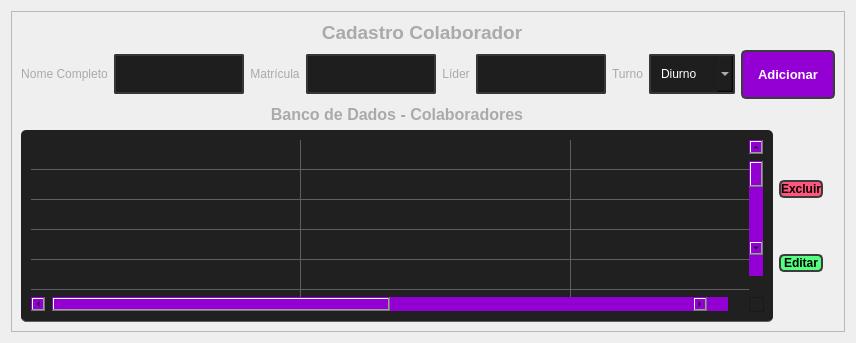
            <widget class="QWidget" name="page_2">
             <layout class="QVBoxLayout" name="verticalLayout_6">
              <item>
               <widget class="QFrame" name="frame">
                <property name="frameShape">
                 <enum>QFrame::StyledPanel</enum>
                </property>
                <property name="frameShadow">
                 <enum>QFrame::Raised</enum>
                </property>
                <layout class="QGridLayout" name="gridLayout_4">
                 <item row="0" column="0" colspan="2">
                  <widget class="QLabel" name="version_5">
                   <property name="text">
                    <string>&lt;html&gt;&lt;head/&gt;&lt;body&gt;&lt;p align=&quot;center&quot;&gt;&lt;span style=&quot; font-size:14pt; font-weight:600; color:#aaaaaa;&quot;&gt;Cadastro Colaborador&lt;/span&gt;&lt;/p&gt;&lt;/body&gt;&lt;/html&gt;</string>
                   </property>
                   <property name="alignment">
                    <set>Qt::AlignRight|Qt::AlignTrailing|Qt::AlignVCenter</set>
                   </property>
                  </widget>
                 </item>
                 <item row="3" column="0" rowspan="2">
                  <widget class="QTableWidget" name="table_colaboradores">
                   <property name="enabled">
                    <bool>true</bool>
                   </property>
                   <property name="styleSheet">
                    <string notr="true">QTableWidget {	
	background-color: rgb(32, 32, 32);
	padding: 10px;
	border-radius: 5px;
	gridline-color: rgb(95, 95, 95);
	border-bottom: 1px solid rgb(95, 95, 95);
	color:rgb(255,255,255)

}
QTableWidget::item{
	border-color: rgb(95, 95, 95);
	padding-left: 5px;
	padding-right: 5px;
	gridline-color: rgb(95, 95, 95);
}
QTableWidget::item:selected{
	background-color: rgb(153, 51, 153);
}
QScrollBar:horizontal {
    border: none;
    background:  rgb(148, 0, 211);
    height: 14px;
    margin: 0px 21px 0 21px;
	border-radius: 0px;
}
 QScrollBar:vertical {
	border: none;
    background: rgb(148, 0, 211);
    width: 10px;
    margin: 11px 0 11px 0;
	border-radius: 0px;
 }

QHeaderView::section:horizontal
{
    border: 2px solid rgb(200,162, 211);
	background-color: rgb(148, 0, 211);
	color: rgb(255,255,255);
	padding: 3px;
	border-top-left-radius: 7px;
    border-top-right-radius: 7px;
}
QHeaderView::section:vertical
{
    border: 1px solid rgb(95, 95, 95);
	background-color: rgb(32, 32, 32);
	color:rgb(148,0,211);

} QScrollBar:vertical {
	border: none;
    background: rgb(148, 0, 211);
    width: 14px;
    margin: 21px 0 21px 0;
	border-radius: 0px;

 }

QScrollBar:horizontall {
	border: none;
    background: rgb(148, 0, 211);
    width: 14px;
    margin: 21px 0 21px 0;
	border-radius: 0px;
 }
</string>
                   </property>
                   <property name="lineWidth">
                    <number>1</number>
                   </property>
                   <property name="autoScrollMargin">
                    <number>16</number>
                   </property>
                   <property name="rowCount">
                    <number>100</number>
                   </property>
                   <attribute name="horizontalHeaderVisible">
                    <bool>false</bool>
                   </attribute>
                   <attribute name="horizontalHeaderCascadingSectionResizes">
                    <bool>false</bool>
                   </attribute>
                   <attribute name="horizontalHeaderDefaultSectionSize">
                    <number>270</number>
                   </attribute>
                   <attribute name="horizontalHeaderHighlightSections">
                    <bool>true</bool>
                   </attribute>
                   <attribute name="horizontalHeaderMinimumSectionSize">
                    <number>39</number>
                   </attribute>
                   <attribute name="horizontalHeaderShowSortIndicator" stdset="0">
                    <bool>false</bool>
                   </attribute>
                   <attribute name="horizontalHeaderStretchLastSection">
                    <bool>false</bool>
                   </attribute>
                   <attribute name="verticalHeaderVisible">
                    <bool>false</bool>
                   </attribute>
                   <attribute name="verticalHeaderCascadingSectionResizes">
                    <bool>false</bool>
                   </attribute>
                   <attribute name="verticalHeaderHighlightSections">
                    <bool>true</bool>
                   </attribute>
                   <row>
                    <property name="text">
                     <string>New Row</string>
                    </property>
                   </row>
                   <row>
                    <property name="text">
                     <string>New Row</string>
                    </property>
                   </row>
                   <row>
                    <property name="text">
                     <string>New Row</string>
                    </property>
                   </row>
                   <row>
                    <property name="text">
                     <string>New Row</string>
                    </property>
                   </row>
                   <row>
                    <property name="text">
                     <string>New Row</string>
                    </property>
                   </row>
                   <row>
                    <property name="text">
                     <string>New Row</string>
                    </property>
                   </row>
                   <row>
                    <property name="text">
                     <string>New Row</string>
                    </property>
                   </row>
                   <row>
                    <property name="text">
                     <string>New Row</string>
                    </property>
                   </row>
                   <row>
                    <property name="text">
                     <string>New Row</string>
                    </property>
                   </row>
                   <row>
                    <property name="text">
                     <string>New Row</string>
                    </property>
                   </row>
                   <row>
                    <property name="text">
                     <string>New Row</string>
                    </property>
                   </row>
                   <row>
                    <property name="text">
                     <string>New Row</string>
                    </property>
                   </row>
                   <row>
                    <property name="text">
                     <string>New Row</string>
                    </property>
                   </row>
                   <row/>
                   <row/>
                   <row/>
                   <row/>
                   <row/>
                   <row/>
                   <row/>
                   <row/>
                   <row/>
                   <row/>
                   <row/>
                   <row/>
                   <row/>
                   <row/>
                   <row/>
                   <row/>
                   <row/>
                   <row/>
                   <row/>
                   <row/>
                   <row/>
                   <row/>
                   <row/>
                   <row/>
                   <row/>
                   <row/>
                   <row/>
                   <row/>
                   <row/>
                   <row/>
                   <row/>
                   <row/>
                   <row/>
                   <row/>
                   <row/>
                   <row/>
                   <row/>
                   <row/>
                   <row/>
                   <row/>
                   <row/>
                   <row/>
                   <row/>
                   <row/>
                   <row/>
                   <row/>
                   <row/>
                   <row/>
                   <row/>
                   <row/>
                   <row/>
                   <row/>
                   <row/>
                   <row/>
                   <row/>
                   <row/>
                   <row/>
                   <row/>
                   <row/>
                   <row/>
                   <row/>
                   <row/>
                   <row/>
                   <row/>
                   <row/>
                   <row/>
                   <row/>
                   <row/>
                   <row/>
                   <row/>
                   <row/>
                   <row/>
                   <row/>
                   <row/>
                   <row/>
                   <row/>
                   <row/>
                   <row/>
                   <row/>
                   <row/>
                   <row/>
                   <row/>
                   <row/>
                   <row/>
                   <row/>
                   <row/>
                   <row/>
                   <column>
                    <property name="text">
                     <string>Nome Completo</string>
                    </property>
                   </column>
                   <column>
                    <property name="text">
                     <string>Matrícula</string>
                    </property>
                   </column>
                   <column>
                    <property name="text">
                     <string>Líder</string>
                    </property>
                   </column>
                   <column>
                    <property name="text">
                     <string>Turno</string>
                    </property>
                   </column>
                  </widget>
                 </item>
                 <item row="1" column="0" colspan="4">
                  <layout class="QHBoxLayout" name="horizontalLayout_20">
                   <item>
                    <layout class="QHBoxLayout" name="horizontalLayout_16">
                     <item>
                      <widget class="QLabel" name="version_6">
                       <property name="text">
                        <string>&lt;html&gt;&lt;head/&gt;&lt;body&gt;&lt;p align=&quot;center&quot;&gt;&lt;span style=&quot; color:#aaaaaa;&quot;&gt;Nome Completo&lt;/span&gt;&lt;/p&gt;&lt;/body&gt;&lt;/html&gt;</string>
                       </property>
                       <property name="alignment">
                        <set>Qt::AlignRight|Qt::AlignTrailing|Qt::AlignVCenter</set>
                       </property>
                      </widget>
                     </item>
                     <item>
                      <widget class="QLineEdit" name="lineEdit_nome_colaborador">
                       <property name="styleSheet">
                        <string notr="true">QLineEdit {
	
	font: 75 10pt &quot;Segoe UI&quot;;
	border: 2px solid rgb(55, 55,55);
	border-radius: 2px;
	padding: 10px;
	background-color: rgb(30, 30, 30);	
	color: rgb(255, 255, 255);
}
QLineEdit:hover {
	border: 2px solid rgb(55, 55, 55);
}
QLineEdit:focus {
	border: 2px solid rgb(148, 0, 211);	
	color: rgb(148, 0, 211);
}
</string>
                       </property>
                      </widget>
                     </item>
                    </layout>
                   </item>
                   <item>
                    <layout class="QHBoxLayout" name="horizontalLayout_17">
                     <item>
                      <widget class="QLabel" name="version_7">
                       <property name="text">
                        <string>&lt;html&gt;&lt;head/&gt;&lt;body&gt;&lt;p align=&quot;center&quot;&gt;&lt;span style=&quot; color:#aaaaaa;&quot;&gt;Matrícula&lt;/span&gt;&lt;/p&gt;&lt;/body&gt;&lt;/html&gt;</string>
                       </property>
                       <property name="alignment">
                        <set>Qt::AlignRight|Qt::AlignTrailing|Qt::AlignVCenter</set>
                       </property>
                      </widget>
                     </item>
                     <item>
                      <widget class="QLineEdit" name="lineEdit_matricula_colaborador">
                       <property name="styleSheet">
                        <string notr="true">QLineEdit {
	
	font: 75 10pt &quot;Segoe UI&quot;;
	border: 2px solid rgb(55, 55,55);
	border-radius: 2px;
	padding: 10px;
	background-color: rgb(30, 30, 30);	
	color: rgb(255, 255, 255);
}
QLineEdit:hover {
	border: 2px solid rgb(55, 55, 55);
}
QLineEdit:focus {
	border: 2px solid rgb(148, 0, 211);	
	color: rgb(148, 0, 211);
}
</string>
                       </property>
                      </widget>
                     </item>
                    </layout>
                   </item>
                   <item>
                    <layout class="QHBoxLayout" name="horizontalLayout_19">
                     <item>
                      <widget class="QLabel" name="version_8">
                       <property name="text">
                        <string>&lt;html&gt;&lt;head/&gt;&lt;body&gt;&lt;p align=&quot;center&quot;&gt;&lt;span style=&quot; color:#aaaaaa;&quot;&gt;Líder&lt;/span&gt;&lt;/p&gt;&lt;/body&gt;&lt;/html&gt;</string>
                       </property>
                       <property name="alignment">
                        <set>Qt::AlignRight|Qt::AlignTrailing|Qt::AlignVCenter</set>
                       </property>
                      </widget>
                     </item>
                     <item>
                      <widget class="QLineEdit" name="lineEdit_lider_colaborador">
                       <property name="styleSheet">
                        <string notr="true">QLineEdit {
	
	font: 75 10pt &quot;Segoe UI&quot;;
	border: 2px solid rgb(55, 55,55);
	border-radius: 2px;
	padding: 10px;
	background-color: rgb(30, 30, 30);	
	color: rgb(255, 255, 255);
}
QLineEdit:hover {
	border: 2px solid rgb(55, 55, 55);
}
QLineEdit:focus {
	border: 2px solid rgb(148, 0, 211);	
	color: rgb(148, 0, 211);
}
</string>
                       </property>
                      </widget>
                     </item>
                    </layout>
                   </item>
                   <item>
                    <layout class="QHBoxLayout" name="horizontalLayout_18">
                     <item>
                      <widget class="QLabel" name="version_9">
                       <property name="text">
                        <string>&lt;html&gt;&lt;head/&gt;&lt;body&gt;&lt;p align=&quot;center&quot;&gt;&lt;span style=&quot; color:#aaaaaa;&quot;&gt;Turno&lt;/span&gt;&lt;/p&gt;&lt;/body&gt;&lt;/html&gt;</string>
                       </property>
                       <property name="alignment">
                        <set>Qt::AlignRight|Qt::AlignTrailing|Qt::AlignVCenter</set>
                       </property>
                      </widget>
                     </item>
                     <item>
                      <widget class="QComboBox" name="cbox_turno_colaborador">
                       <property name="styleSheet">
                        <string notr="true">
	font: 75 10pt &quot;Segoe UI&quot;;
	border: 2px solid rgb(255, 255,255);
	border-radius: 2px;
	padding: 10px;
	background-color: rgb(30, 30, 30);	
	color: rgb(255, 255, 255);
	border: 2px solid rgb(55, 55, 55);

</string>
                       </property>
                       <item>
                        <property name="text">
                         <string>Diurno</string>
                        </property>
                       </item>
                       <item>
                        <property name="text">
                         <string>Noturno</string>
                        </property>
                       </item>
                      </widget>
                     </item>
                     <item>
                      <widget class="QPushButton" name="btn_adicionar_colaborador">
                       <property name="font">
                        <font>
                         <pointsize>10</pointsize>
                         <weight>75</weight>
                         <bold>true</bold>
                        </font>
                       </property>
                       <property name="styleSheet">
                        <string notr="true">QPushButton {	
	background-color: rgb(148, 0, 211);
	border: 2px solid rgb(60, 60, 60);
	border-radius: 5px;
	padding: 15px;
	color:rgb(255,255,255)
}
QPushButton:hover {	
	background-color: rgb(200, 162, 200);
	border: 2px solid rgb(70, 70, 70);
}
QPushButton:pressed {	
	background-color: rgb(153, 51, 153);
	border: 2px solid rgb(153, 51, 153);	
	color: rgb(255, 255, 255);
}</string>
                       </property>
                       <property name="text">
                        <string>Adicionar</string>
                       </property>
                       <property name="autoRepeatDelay">
                        <number>273</number>
                       </property>
                      </widget>
                     </item>
                    </layout>
                   </item>
                  </layout>
                 </item>
                 <item row="2" column="0">
                  <widget class="QLabel" name="version_10">
                   <property name="text">
                    <string>&lt;html&gt;&lt;head/&gt;&lt;body&gt;&lt;p align=&quot;center&quot;&gt;&lt;span style=&quot; font-size:12pt; font-weight:600; color:#aaaaaa;&quot;&gt;Banco de Dados - Colaboradores&lt;/span&gt;&lt;/p&gt;&lt;/body&gt;&lt;/html&gt;</string>
                   </property>
                   <property name="alignment">
                    <set>Qt::AlignRight|Qt::AlignTrailing|Qt::AlignVCenter</set>
                   </property>
                  </widget>
                 </item>
                 <item row="3" column="1" rowspan="2">
                  <layout class="QVBoxLayout" name="verticalLayout_14">
                   <item>
                    <widget class="QPushButton" name="btn_excluir_colaborador">
                     <property name="font">
                      <font>
                       <weight>75</weight>
                       <bold>true</bold>
                      </font>
                     </property>
                     <property name="styleSheet">
                      <string notr="true">QPushButton {	
	background-color: rgb(255, 85, 127);
	border: 2px solid rgb(60, 60, 60);
	border-radius: 5px;
	padding: 2em;
}
QPushButton:hover {	
	background-color: rgb(255, 95, 137);
	border: 2px solid rgb(70, 70, 70);
}
QPushButton:pressed {	
	background-color: rgb(255, 85, 127);
	border: 2px solid rgb(255, 85, 127);	
	color: rgb(255, 255, 255);
	
}</string>
                     </property>
                     <property name="text">
                      <string>Excluir</string>
                     </property>
                    </widget>
                   </item>
                   <item>
                    <widget class="QPushButton" name="btn_editar_colaborador">
                     <property name="font">
                      <font>
                       <weight>75</weight>
                       <bold>true</bold>
                      </font>
                     </property>
                     <property name="styleSheet">
                      <string notr="true">QPushButton {	
	background-color:rgb(85, 255, 127);
	border: 2px solid rgb(60, 60, 60);
	border-radius: 5px;
	padding: 2em;
}
QPushButton:hover {	
	background-color:rgb(95, 255, 137);
	border: 2px solid rgb(70, 70, 70);
}
QPushButton:pressed {	
	background-color:rgb(105, 255, 147);
	border: 2px solid rgb(85, 255, 127);	
	color: rgb(255, 255, 255);
	
}</string>
                     </property>
                     <property name="text">
                      <string>Editar</string>
                     </property>
                    </widget>
                   </item>
                  </layout>
                 </item>
                </layout>
               </widget>
              </item>
             </layout>
            </widget>
